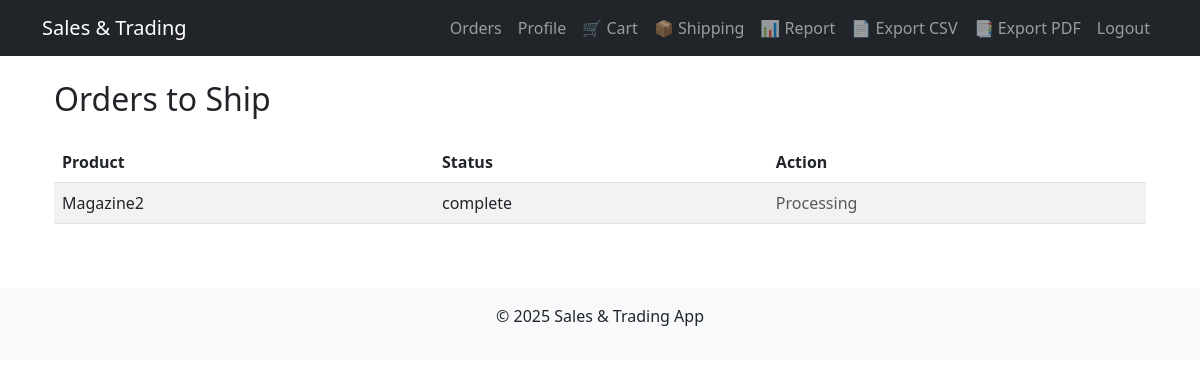
The app's page /sales/seller-orders/ (signed in), older data.
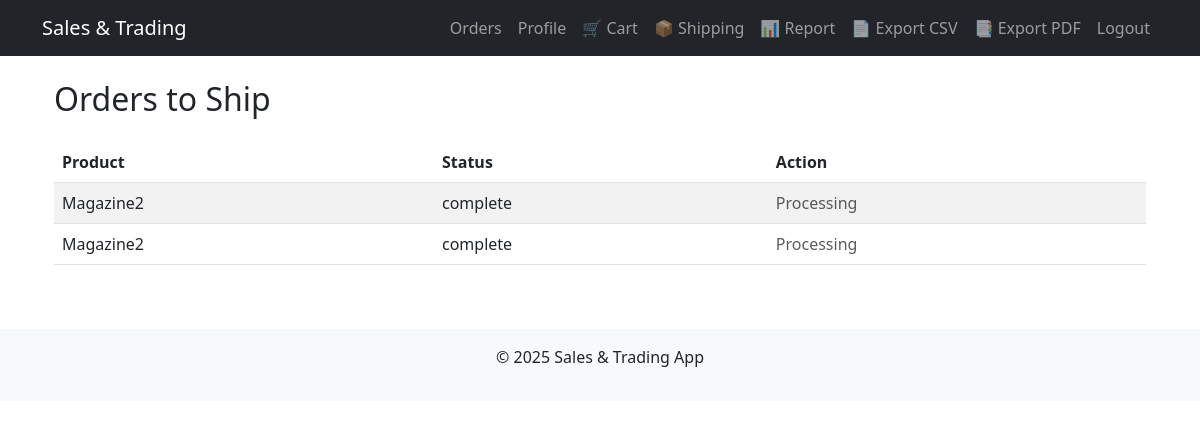
The same page, newer data.
### sales/models.py (models this page shows, shortened)
class SalesOrder(models.Model):
    STATUS_CHOICES = [
        ('pending', 'Pending'),
        ('paid', 'Paid'),
        ('complete', 'Complete'),
    ]
    transaction = models.OneToOneField('trading.Transaction', on_delete=models.CASCADE)
    status = models.CharField(max_length=10, choices=STATUS_CHOICES, default='pending')
    discount = models.DecimalField(max_digits=5, decimal_places=2, default=0)
    final_price = models.DecimalField(max_digits=10, decimal_places=2)

### trading/models.py (models this page shows, shortened)
class Transaction(models.Model):
    buy_order = models.OneToOneField(BuyOrder, on_delete=models.CASCADE)
    sell_order = models.OneToOneField(SellOrder, on_delete=models.CASCADE)
    total_price = models.DecimalField(max_digits=10, decimal_places=2)
    timestamp = models.DateTimeField(auto_now_add=True)

class BuyOrder(models.Model):
    buyer = models.ForeignKey(UserProfile, on_delete=models.CASCADE, related_name='buy_orders')
    product = models.ForeignKey(Product, on_delete=models.CASCADE)
    quantity = models.PositiveIntegerField()
    status = models.CharField(max_length=20, choices=[('pending', 'Pending'), ('accepted', 'Accepted')], default='pending')
    created_at = models.DateTimeField(auto_now_add=True)

### products/models.py (models this page shows, shortened)
class Product(models.Model):
    name = models.CharField(max_length=255)
    description = models.TextField(blank=True)
    price = models.DecimalField(max_digits=10, decimal_places=2)
    category = models.ForeignKey(Category, on_delete=models.SET_NULL, null=True)
    image = models.ImageField(upload_to='product_images/', blank=True, null=True)
    created_at = models.DateTimeField(auto_now_add=True)
    seller = models.ForeignKey('users.UserProfile', on_delete=models.CASCADE, related_name='products')

### sales/views.py (the view)
# urls.py: path('seller-orders/', seller_orders, name='seller_orders'),
@login_required
def seller_orders(request):
    seller = request.user
    orders = SalesOrder.objects.filter(transaction__sell_order__seller=seller)
    return render(request, 'sales/seller_orders.html', {'orders': orders})

### sales/templates/sales/seller_orders.html
{% extends "base.html" %}
{% block content %}
<div class="container">
    <h2 class="mt-4">Orders to Ship</h2>
    {% if orders %}
        <div class="table-responsive">
            <table class="table table-striped mt-3">
                <thead>
                    <tr>
                        <th>Product</th>
                        <th>Status</th>
                        <th>Action</th>
                    </tr>
                </thead>
                <tbody>
                    {% for order in orders %}
                        <tr>
                            <td>{{ order.transaction.buy_order.product.name }}</td>
                            <td>{{ order.status }}</td>
                            <td>
                                {% if order.status == 'paid' %}
                                    <a href="{% url 'confirm_delivery' order.id %}" class="btn btn-primary">Send Product</a>
                                {% else %}
                                    <span class="text-muted">Processing</span>
                                {% endif %}
                            </td>
                        </tr>
                    {% endfor %}
                </tbody>
            </table>
        </div>
    {% else %}
        <p class="text-muted">No orders to ship at the moment.</p>
    {% endif %}
</div>
{% endblock %}

Row changes from the older to the newer data that the page shows:
added SalesOrder: transaction.buy_order.product.name "Magazine2", status "complete", shows "Processing"
